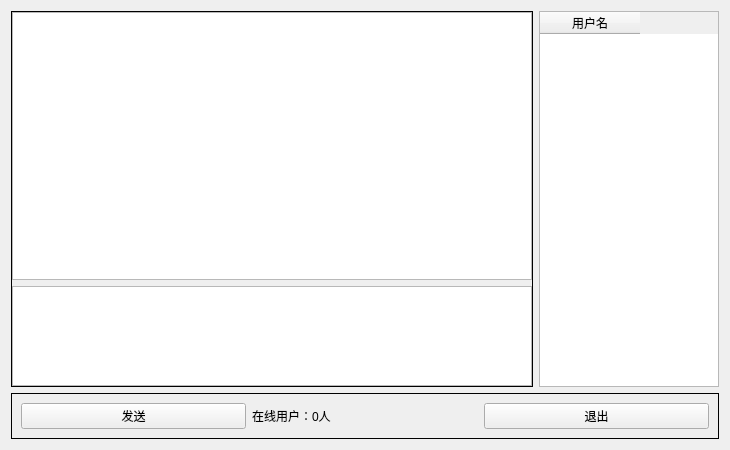
<?xml version="1.0" encoding="UTF-8"?>
<ui version="4.0">
 <class>Widget</class>
 <widget class="QWidget" name="Widget">
  <property name="geometry">
   <rect>
    <x>0</x>
    <y>0</y>
    <width>730</width>
    <height>450</height>
   </rect>
  </property>
  <property name="windowTitle">
   <string>Form</string>
  </property>
  <layout class="QVBoxLayout" name="verticalLayout_6">
   <item>
    <widget class="QWidget" name="widget_6" native="true">
     <layout class="QVBoxLayout" name="verticalLayout_5">
      <property name="leftMargin">
       <number>0</number>
      </property>
      <property name="topMargin">
       <number>0</number>
      </property>
      <property name="rightMargin">
       <number>0</number>
      </property>
      <property name="bottomMargin">
       <number>0</number>
      </property>
      <item>
       <widget class="QWidget" name="widget_4" native="true">
        <layout class="QHBoxLayout" name="horizontalLayout">
         <property name="leftMargin">
          <number>0</number>
         </property>
         <property name="topMargin">
          <number>0</number>
         </property>
         <property name="rightMargin">
          <number>0</number>
         </property>
         <property name="bottomMargin">
          <number>0</number>
         </property>
         <item>
          <widget class="QFrame" name="frame_3">
           <property name="frameShape">
            <enum>QFrame::Box</enum>
           </property>
           <layout class="QVBoxLayout" name="verticalLayout_3">
            <property name="leftMargin">
             <number>0</number>
            </property>
            <property name="topMargin">
             <number>0</number>
            </property>
            <property name="rightMargin">
             <number>0</number>
            </property>
            <property name="bottomMargin">
             <number>0</number>
            </property>
            <item>
             <widget class="QWidget" name="widget" native="true">
              <layout class="QVBoxLayout" name="verticalLayout">
               <property name="leftMargin">
                <number>0</number>
               </property>
               <property name="topMargin">
                <number>0</number>
               </property>
               <property name="rightMargin">
                <number>0</number>
               </property>
               <property name="bottomMargin">
                <number>0</number>
               </property>
               <item>
                <widget class="QTextBrowser" name="msgBrowser"/>
               </item>
              </layout>
             </widget>
            </item>
            <item>
             <widget class="QWidget" name="widget_2" native="true">
              <property name="maximumSize">
               <size>
                <width>16777215</width>
                <height>100</height>
               </size>
              </property>
              <layout class="QVBoxLayout" name="verticalLayout_2">
               <property name="leftMargin">
                <number>0</number>
               </property>
               <property name="topMargin">
                <number>0</number>
               </property>
               <property name="rightMargin">
                <number>0</number>
               </property>
               <property name="bottomMargin">
                <number>0</number>
               </property>
               <item>
                <widget class="QTextEdit" name="msgTxtEdit"/>
               </item>
              </layout>
             </widget>
            </item>
           </layout>
          </widget>
         </item>
         <item>
          <widget class="QWidget" name="widget_3" native="true">
           <property name="maximumSize">
            <size>
             <width>180</width>
             <height>16777215</height>
            </size>
           </property>
           <layout class="QVBoxLayout" name="verticalLayout_4">
            <property name="leftMargin">
             <number>0</number>
            </property>
            <property name="topMargin">
             <number>0</number>
            </property>
            <property name="rightMargin">
             <number>0</number>
            </property>
            <property name="bottomMargin">
             <number>0</number>
            </property>
            <item>
             <widget class="QTableWidget" name="usrTblWidget">
              <column>
               <property name="text">
                <string>用户名</string>
               </property>
              </column>
             </widget>
            </item>
           </layout>
          </widget>
         </item>
        </layout>
       </widget>
      </item>
      <item>
       <widget class="QFrame" name="frame_5">
        <property name="frameShape">
         <enum>QFrame::Box</enum>
        </property>
        <layout class="QHBoxLayout" name="horizontalLayout_2">
         <item>
          <widget class="QPushButton" name="sendBtn">
           <property name="text">
            <string>发送</string>
           </property>
          </widget>
         </item>
         <item>
          <widget class="QLabel" name="usrNumberLbl">
           <property name="text">
            <string>在线用户：0人</string>
           </property>
          </widget>
         </item>
         <item>
          <widget class="QPushButton" name="exitBtn">
           <property name="text">
            <string>退出</string>
           </property>
          </widget>
         </item>
        </layout>
       </widget>
      </item>
     </layout>
    </widget>
   </item>
  </layout>
 </widget>
 <resources/>
 <connections/>
</ui>
